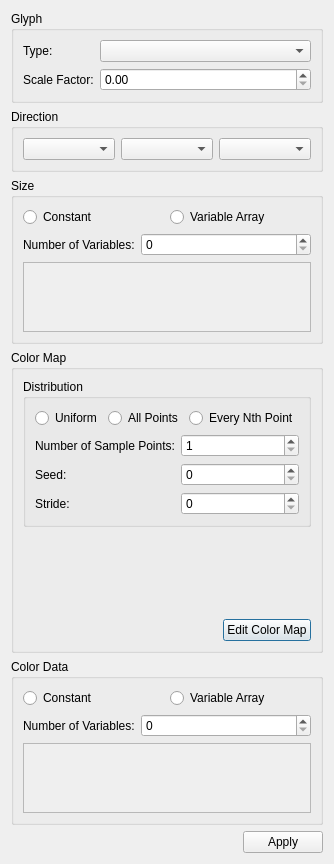
<?xml version="1.0" encoding="UTF-8"?>
<ui version="4.0">
 <class>GlyphEditorWIP</class>
 <widget class="QDialog" name="GlyphEditorWIP">
  <property name="geometry">
   <rect>
    <x>0</x>
    <y>0</y>
    <width>249</width>
    <height>736</height>
   </rect>
  </property>
  <property name="windowTitle">
   <string>Glyph Editor</string>
  </property>
  <layout class="QGridLayout" name="gridLayout_6">
   <item row="0" column="0">
    <widget class="QGroupBox" name="groupBox">
     <property name="title">
      <string>Glyph</string>
     </property>
     <layout class="QGridLayout" name="gridLayout">
      <item row="0" column="0">
       <layout class="QFormLayout" name="formLayout">
        <item row="0" column="0">
         <widget class="QLabel" name="typeLabel">
          <property name="text">
           <string>Type:</string>
          </property>
         </widget>
        </item>
        <item row="1" column="0">
         <widget class="QLabel" name="scaleFactorLabel">
          <property name="text">
           <string>Scale Factor:</string>
          </property>
         </widget>
        </item>
        <item row="0" column="1">
         <widget class="QComboBox" name="typeComboBox"/>
        </item>
        <item row="1" column="1">
         <widget class="QDoubleSpinBox" name="scaleFactorDoubleSpinBox">
          <property name="singleStep">
           <double>0.010000000000000</double>
          </property>
         </widget>
        </item>
       </layout>
      </item>
     </layout>
    </widget>
   </item>
   <item row="1" column="0">
    <widget class="QGroupBox" name="groupBox_3">
     <property name="title">
      <string>Direction</string>
     </property>
     <layout class="QGridLayout" name="gridLayout_3">
      <item row="0" column="0">
       <layout class="QHBoxLayout" name="horizontalLayout_2">
        <item>
         <widget class="QComboBox" name="direction1ComboBox"/>
        </item>
        <item>
         <widget class="QComboBox" name="direction2ComboBox"/>
        </item>
        <item>
         <widget class="QComboBox" name="direction3ComboBox"/>
        </item>
       </layout>
      </item>
     </layout>
    </widget>
   </item>
   <item row="2" column="0">
    <widget class="QGroupBox" name="groupBox_2">
     <property name="title">
      <string>Size</string>
     </property>
     <layout class="QGridLayout" name="gridLayout_2">
      <item row="0" column="1">
       <layout class="QFormLayout" name="formLayout_5">
        <item row="0" column="0" colspan="2">
         <layout class="QHBoxLayout" name="horizontalLayout_3">
          <item>
           <widget class="QRadioButton" name="sizeConstantRadioButton">
            <property name="text">
             <string>Constant</string>
            </property>
           </widget>
          </item>
          <item>
           <widget class="QRadioButton" name="sizeVariableArrayRadioButton">
            <property name="text">
             <string>Variable Array</string>
            </property>
           </widget>
          </item>
         </layout>
        </item>
        <item row="1" column="0">
         <widget class="QLabel" name="sizeNumberOfVariablesLabel">
          <property name="text">
           <string>Number of Variables:</string>
          </property>
         </widget>
        </item>
        <item row="1" column="1">
         <widget class="QSpinBox" name="sizeNumberOfVariablesSpinBox"/>
        </item>
        <item row="2" column="0" colspan="2">
         <widget class="QScrollArea" name="sizeAreaScrollArea">
          <property name="widgetResizable">
           <bool>true</bool>
          </property>
          <widget class="QWidget" name="scrollAreaWidgetContents">
           <property name="geometry">
            <rect>
             <x>0</x>
             <y>0</y>
             <width>215</width>
             <height>49</height>
            </rect>
           </property>
           <layout class="QGridLayout" name="gridLayout_7">
            <item row="0" column="0">
             <layout class="QGridLayout" name="sizeVariableGridLayout"/>
            </item>
           </layout>
          </widget>
         </widget>
        </item>
       </layout>
      </item>
     </layout>
    </widget>
   </item>
   <item row="3" column="0">
    <widget class="QGroupBox" name="groupBox_5">
     <property name="title">
      <string>Color Map</string>
     </property>
     <layout class="QGridLayout" name="gridLayout_5">
      <item row="2" column="0">
       <layout class="QHBoxLayout" name="horizontalLayout_7">
        <item>
         <spacer name="horizontalSpacer_3">
          <property name="orientation">
           <enum>Qt::Horizontal</enum>
          </property>
          <property name="sizeHint" stdset="0">
           <size>
            <width>40</width>
            <height>20</height>
           </size>
          </property>
         </spacer>
        </item>
        <item>
         <widget class="QPushButton" name="editColorMapPushButton">
          <property name="text">
           <string>Edit Color Map</string>
          </property>
         </widget>
        </item>
       </layout>
      </item>
      <item row="1" column="0">
       <widget class="ColorMap" name="colorMap" native="true">
        <property name="minimumSize">
         <size>
          <width>0</width>
          <height>80</height>
         </size>
        </property>
       </widget>
      </item>
      <item row="0" column="0">
       <widget class="QGroupBox" name="groupBox_4">
        <property name="title">
         <string>Distribution</string>
        </property>
        <layout class="QGridLayout" name="gridLayout_4">
         <item row="0" column="0">
          <layout class="QFormLayout" name="formLayout_2">
           <item row="1" column="0">
            <widget class="QLabel" name="numberOfSamplePointsLabel">
             <property name="text">
              <string>Number of Sample Points:</string>
             </property>
            </widget>
           </item>
           <item row="2" column="0">
            <widget class="QLabel" name="seedLabel">
             <property name="text">
              <string>Seed:</string>
             </property>
            </widget>
           </item>
           <item row="3" column="0">
            <widget class="QLabel" name="strideLabel">
             <property name="text">
              <string>Stride:</string>
             </property>
            </widget>
           </item>
           <item row="1" column="1">
            <widget class="QSpinBox" name="numberOfSamplePointsSpinBox">
             <property name="minimum">
              <number>1</number>
             </property>
             <property name="maximum">
              <number>10000000</number>
             </property>
            </widget>
           </item>
           <item row="2" column="1">
            <widget class="QSpinBox" name="seedSpinBox">
             <property name="maximum">
              <number>9999999</number>
             </property>
            </widget>
           </item>
           <item row="3" column="1">
            <widget class="QSpinBox" name="strideSpinBox"/>
           </item>
           <item row="0" column="0" colspan="2">
            <layout class="QHBoxLayout" name="horizontalLayout">
             <item>
              <widget class="QRadioButton" name="uniformRadioButton">
               <property name="text">
                <string>Uniform</string>
               </property>
              </widget>
             </item>
             <item>
              <widget class="QRadioButton" name="allPointsRadioButton">
               <property name="text">
                <string>All Points</string>
               </property>
              </widget>
             </item>
             <item>
              <widget class="QRadioButton" name="everyNthPointRadioButton">
               <property name="text">
                <string>Every Nth Point</string>
               </property>
              </widget>
             </item>
            </layout>
           </item>
          </layout>
         </item>
        </layout>
       </widget>
      </item>
     </layout>
    </widget>
   </item>
   <item row="4" column="0">
    <widget class="QGroupBox" name="groupBox_7">
     <property name="title">
      <string>Color Data</string>
     </property>
     <layout class="QGridLayout" name="gridLayout_8">
      <item row="0" column="1">
       <layout class="QFormLayout" name="formLayout_7">
        <item row="0" column="0" colspan="2">
         <layout class="QHBoxLayout" name="horizontalLayout_6">
          <item>
           <widget class="QRadioButton" name="colorDataConstantRadioButton">
            <property name="text">
             <string>Constant</string>
            </property>
           </widget>
          </item>
          <item>
           <widget class="QRadioButton" name="colorDataVariableArrayRadioButton">
            <property name="text">
             <string>Variable Array</string>
            </property>
           </widget>
          </item>
         </layout>
        </item>
        <item row="1" column="0">
         <widget class="QLabel" name="colorDataNumberOfVariablesLabel">
          <property name="text">
           <string>Number of Variables:</string>
          </property>
         </widget>
        </item>
        <item row="1" column="1">
         <widget class="QSpinBox" name="colorDataNumberOfVariablesSpinBox"/>
        </item>
        <item row="2" column="0" colspan="2">
         <widget class="QScrollArea" name="colorDataAreaScrollArea">
          <property name="widgetResizable">
           <bool>true</bool>
          </property>
          <widget class="QWidget" name="scrollAreaWidgetContents_2">
           <property name="geometry">
            <rect>
             <x>0</x>
             <y>0</y>
             <width>215</width>
             <height>49</height>
            </rect>
           </property>
           <layout class="QGridLayout" name="gridLayout_9">
            <item row="0" column="0">
             <layout class="QGridLayout" name="colorDataVariableGridLayout"/>
            </item>
           </layout>
          </widget>
         </widget>
        </item>
       </layout>
      </item>
     </layout>
    </widget>
   </item>
   <item row="5" column="0">
    <layout class="QHBoxLayout" name="horizontalLayout_5">
     <item>
      <spacer name="horizontalSpacer">
       <property name="orientation">
        <enum>Qt::Horizontal</enum>
       </property>
       <property name="sizeHint" stdset="0">
        <size>
         <width>40</width>
         <height>20</height>
        </size>
       </property>
      </spacer>
     </item>
     <item>
      <widget class="QPushButton" name="applyPushButton">
       <property name="text">
        <string>Apply</string>
       </property>
      </widget>
     </item>
    </layout>
   </item>
  </layout>
 </widget>
 <customwidgets>
  <customwidget>
   <class>ColorMap</class>
   <extends>QWidget</extends>
   <header>ColorMap.h</header>
   <container>1</container>
  </customwidget>
 </customwidgets>
 <resources/>
 <connections/>
</ui>
